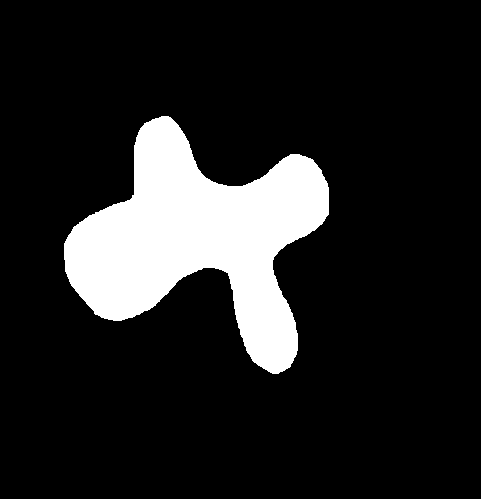
#> input picture blob.png, 481 x 499 px
$ python curvature.py
#> lines starting #> are read from the running program, lines starting #| are printed output that depends on the picture; after the words box and inside, x2 and y2 are one past the last pixel; in counts of white or black regions, pixels touching at a corner belong together
import math
from enum import auto, Enum, unique
from typing import Tuple, List, Type, Optional, TypeVar, Callable

import matplotlib.pyplot as plt
import numpy as np
from scipy import interpolate
from skimage import measure
from skimage.measure._regionprops_utils import perimeter


def _snakeinterp1(x: np.ndarray, y: np.ndarray, res: float) -> Tuple[np.ndarray, np.ndarray]:
    """
    % SNAKEINTERP1  Interpolate the snake to have equal distance RES
    %     [xi,yi] = snakeinterp(x,y,RES)
    %
    %     RES: resolution desired

    %     update on snakeinterp after finding a bug

    %      Chenyang Xu and Jerry L. Prince, 3/8/96, 6/17/97
    %      Copyright (c) 1996-97 by Chenyang Xu and Jerry L. Prince
    %      image Analysis and Communications Lab, Johns Hopkins University

    :param x:
    :param y:
    :param res:
    :return:
    """

    def uppertri(M: int, N: int, dtype: Optional[Type] = bool) -> np.ndarray:
        j, i = np.meshgrid(np.arange(M), np.arange(N))
        return (j >= i).astype(dtype)

    x: np.ndarray = np.append(x, x[0])
    y: np.ndarray = np.append(y, y[0])

    dx: np.ndarray = np.diff(x)
    dy: np.ndarray = np.diff(y)
    d: np.ndarray = np.append([0], np.sqrt(dx * dx + dy * dy))
    M: int = len(d)
    d: np.ndarray = d.dot(uppertri(M, M, float))
    maxd: float = d[-1]
    if maxd / res < 3:
        raise ArithmeticError('argument \'res\' is too big compare to the length of original curve')
    di: np.ndarray = np.arange(0, maxd, res)
    xi: np.ndarray = interpolate.interp1d(d, x)(di)
    yi: np.ndarray = interpolate.interp1d(d, y)(di)
    if maxd - di[-1] < res / 2:
        return xi[:-1], yi[:-1]
    return xi, yi


_T = TypeVar("_T")


def _filled(size: Tuple[int, ...], value=_T) -> np.ndarray:
    out = np.empty(size)
    out[:] = value
    return out


@unique
class _WindingRule(Enum):
    def __new__(cls, keycode: int, is_in: Callable[[int], bool]) -> object:
        obj = object.__new__(cls)
        obj._value_ = keycode
        obj.wn_is_in = is_in
        return obj

    EVEN_ODD = auto(), lambda x: (x % 2) == 1
    NON_ZERO = auto(), lambda x: x == 0


@unique
class _PointPolygonPosition(Enum):
    IN = auto()
    ON = auto()
    OUT = auto()


def _in_polygon(point: Tuple[float, float], xv: np.ndarray, yv: np.ndarray,
                rule: _WindingRule = _WindingRule.EVEN_ODD) -> _PointPolygonPosition:
    """
    Adapted from https://github.com/sasamil/PointInPolygon_Py/blob/master/pointInside.py
    :param point:
    :param xv:
    :param yv:
    :return:
    """

    def is_left(P0: Tuple[float, float], P1: Tuple[float, float], P2: Tuple[float, float]) -> float:
        return ((P1[0] - P0[0]) * (P2[1] - P0[1]) - (P2[0] - P0[0]) * (P1[1] - P0[1]))

    n: int = len(xv) - 1
    wn: int = 0
    for i in range(n):
        _wn: float = is_left((xv[i], yv[i]), (xv[i + 1], yv[i + 1]), point)
        if _wn == 0:
            return _PointPolygonPosition.ON
        if yv[i] <= point[1]:  # start y <= P.y
            if yv[i + 1] > point[1]:  # an upward crossing
                if _wn > 0:  # P left of  edge
                    wn += 1  # have  a valid up intersect
        else:  # start y > P.y (no test needed)
            if yv[i + 1] <= point[1]:  # a downward crossing
                if _wn < 0:  # P right of  edge
                    wn -= 1  # have  a valid down intersect

    return _PointPolygonPosition.IN if rule.wn_is_in(wn) else _PointPolygonPosition.OUT


def mean_neg_curvature(shape_XY: np.ndarray, shape_curvature: np.ndarray) -> float:
    M: int = shape_XY.shape[0]
    list_curve = shape_curvature[:M - 1]
    list_neg_curve = abs(list_curve[list_curve < 0])
    if len(list_neg_curve):
        return sum(list_neg_curve) / (M - 1)
    else:
        return 0


def num_indents(shape_XY: np.ndarray, shape_curvature: np.ndarray) -> int:
    M: int = shape_XY.shape[0]
    list_curve = shape_curvature[:M - 1]
    curve_mask = list_curve < 0
    curve_mask_labeled = measure.label(curve_mask)
    num_indents: int = np.max(curve_mask_labeled)
    if curve_mask[0] and curve_mask[-1]:
        num_indents -= 1
    return num_indents


def tortuosity(image: np.ndarray, shape_XY: np.ndarray, shape_curvature: np.ndarray):
    _perimeter: float = perimeter(image)
    M: int = shape_XY.shape[0]
    return sum(np.gradient(shape_curvature[:M - 1]) ** 2) / _perimeter


def shape_tangent_angles(shape_XY: np.ndarray, bp_tangent: int = 10) -> np.ndarray:
    M: int = shape_XY.shape[0]

    shape_tangent_angle: np.ndarray = _filled((M,), float("nan"))

    bp_positions_tangent = np.concatenate(
        (shape_XY[M - 1 - bp_tangent:M - 1, :], shape_XY[:M - 1, :], shape_XY[:bp_tangent + 1, :]))

    for j in range(M):
        point1 = bp_positions_tangent[j, :]
        point2 = bp_positions_tangent[j + 2 * bp_tangent, :]
        shape_tangent_angle[j] = np.mod(math.atan2(point1[1] - point2[1], point1[0] - point2[0]), np.pi)
    return shape_tangent_angle


def curvature(image: np.ndarray, boundary_point: int = 10, interp_resolution: float = .3,
              loop_close: bool = True) -> List[Tuple[np.ndarray, np.ndarray]]:
    output: List[Tuple[np.ndarray, np.ndarray]] = []
    boundaries: List[np.ndarray] = measure.find_contours(image)
    for contour in boundaries:
        x, y = contour[:, 1], contour[:, 0]
        xn: np.ndarray = x + np.random.rand(len(x)) * 1e-8
        yn: np.ndarray = y + np.random.rand(len(x)) * 1e-8

        xi, yi = _snakeinterp1(xn, yn, interp_resolution)
        xn = xi[::boundary_point]
        yn = yi[::boundary_point]
        if loop_close:
            xn = np.append(xn, xi[0])
            yn = np.append(yn, yi[0])
        shape_XY = np.asarray((xn, yn)).transpose()
        M: int = shape_XY.shape[0]
        shape_curvature: np.ndarray = _filled((M,), float("nan"))

        bp_positions = np.concatenate(
            (shape_XY[M - 1 - boundary_point:M - 1, :], shape_XY[:M - 1, :], shape_XY[:boundary_point + 1, :]))
        for j in range(M):
            point1 = bp_positions[j, :]
            point2 = bp_positions[j + boundary_point, :]
            point3 = bp_positions[j + 2 * boundary_point, :]
            slope12 = (point1[1] - point2[1]) / (point1[0] - point2[0])
            slope23 = (point2[1] - point3[1]) / (point2[0] - point3[0])
            if np.isinf(slope23) or slope12 == 0:
                point0 = point2
                point2 = point3
                point3 = point0
                slope12 = (point1[1] - point2[1]) / (point1[0] - point2[0])
                slope23 = (point2[1] - point3[1]) / (point2[0] - point3[0])

            if np.isinf(slope23):
                point0 = point1
                point1 = point2
                point2 = point0
                slope12 = (point1[1] - point2[1]) / (point1[0] - point2[0])
                slope23 = (point2[1] - point3[1]) / (point2[0] - point3[0])

            if slope12 == slope23:
                # boundary is flat
                shape_curvature[j] = 0
            else:
                # boundary is curved
                x_center = (slope12 * slope23 * (point1[1] - point3[1]) + slope23 * (
                        point1[0] + point2[0]) - slope12 * (point2[0] + point3[0])) / (2 * (slope23 - slope12))
                midpoint12 = (point1 + point2) / 2
                midpoint13 = (point1 + point3) / 2
                y_center = (-1 / slope12) * (x_center - midpoint12[0]) + midpoint12[1]
                shape_curvature[j] = 1 / np.sqrt(
                    (point1[0] - x_center) ** 2 + (point1[1] - y_center) ** 2)
                in_poly = _in_polygon((midpoint13[0], midpoint13[1],), shape_XY[:, 0], shape_XY[:, 1])
                if in_poly is _PointPolygonPosition.OUT:
                    shape_curvature[j] = - shape_curvature[j]

                if in_poly is _PointPolygonPosition.ON or np.isinf(shape_curvature[j]):
                    shape_curvature[j] = 0
        output.append((shape_XY, shape_curvature))
    return output


if __name__ == "__main__":
    from skimage.io import imread

    img: np.ndarray = imread("blob.png")[..., 0] > 0
#> img: shape (499, 481) bool; 13.8% white; 1 white region, box (x1, y1, x2, y2) and area: (64, 116, 329, 374) 33233
    fig, ax = plt.subplots()
    ax.imshow(img, cmap="Greys_r")
    for shape_XY, shape_curvature in curvature(img):
#> in curvature, `boundaries: List[np.ndarray] = measure.find_contours(image)`: boundaries = 1 point arrays, longest 1267 points
#> in _snakeinterp1, `M: int = len(d)`: M = 1268
#> in _snakeinterp1, `maxd: float = d[-1]`: maxd = 1054.5
#> in _in_polygon, `n: int = len(xv) - 1`: n = 352
#> in _in_polygon, `wn: int = 0`: wn = 0
        plt.scatter(shape_XY[:, 0], shape_XY[:, 1], s=2,
                    c=shape_curvature, cmap="Spectral_r")
        plt.show()
#> this loop made 1 pass
#> pass 1, `plt.show()`:
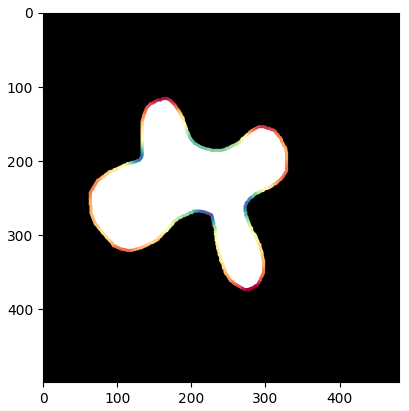
#> figure drawn by matplotlib, 1 panel
